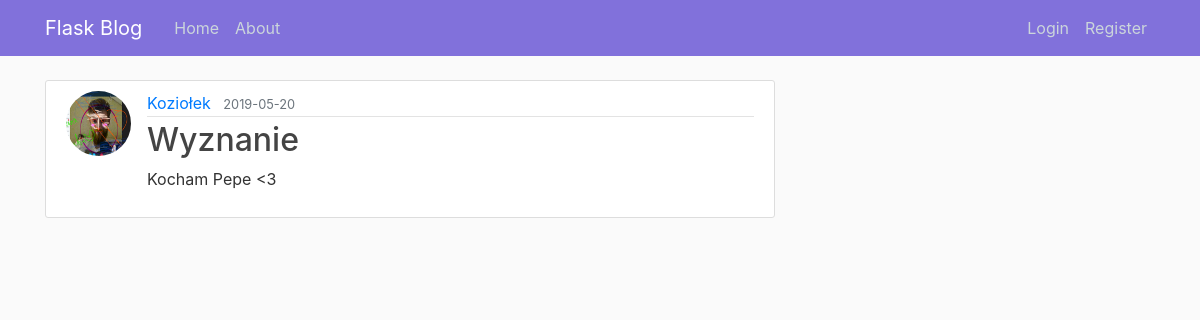
Page /post/3 on the earlier database version.
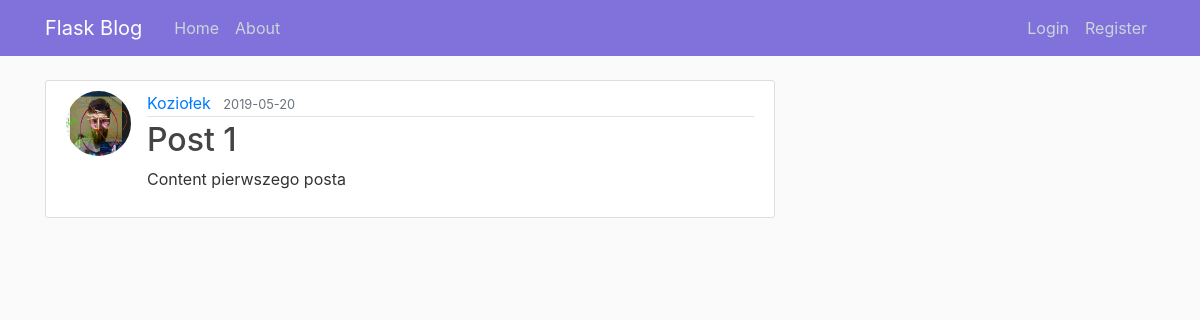
Same page on the later database version.
### flaskblog/models.py (models this page shows, shortened)
class Post(db.Model):
    id = db.Column(db.Integer, primary_key=True)
    title = db.Column(db.String(100), nullable=False)
    date_posted = db.Column(db.DateTime, nullable=False, default=datetime.utcnow)
    content = db.Column(db.Text, nullable=False)
    user_id = db.Column(db.Integer, db.ForeignKey('user.id'), nullable=False)

### flaskblog/routes.py (the view)
@app.route("/post/<int:post_id>")
def post(post_id):
    post = Post.query.get_or_404(post_id)
    return render_template('post.html', title=post.title, post=post)

### flaskblog/templates/post.html (shortened to what this page needs)
{% extends "layout.html" %}
{% block content %}
    <article class="media content-section">
        <img class="rounded-circle article-img" src="{{ url_for('static', filename='profile_pics/' + post.author.img_file) }}">
        <div class="media-body">
            <div class="article-metadata">
                <a class="mr-2" href="{{ url_for('user_posts', username=post.author.username) }}">{{ post.author.username }}</a>
                <small class="text-muted">{{ post.date_posted.strftime('%Y-%m-%d') }}</small>
            </div>
            <h2 class="article-title">{{ post.title }}</h2>
            <p class="article-content">{{ post.content }}</p>
        </div>
    </article>
{% endblock content %}

Differences in the rows shown:
changed Post: title "Wyznanie" → "Post 1"; content "Kocham Pepe <3" → "Content pierwszego posta"
